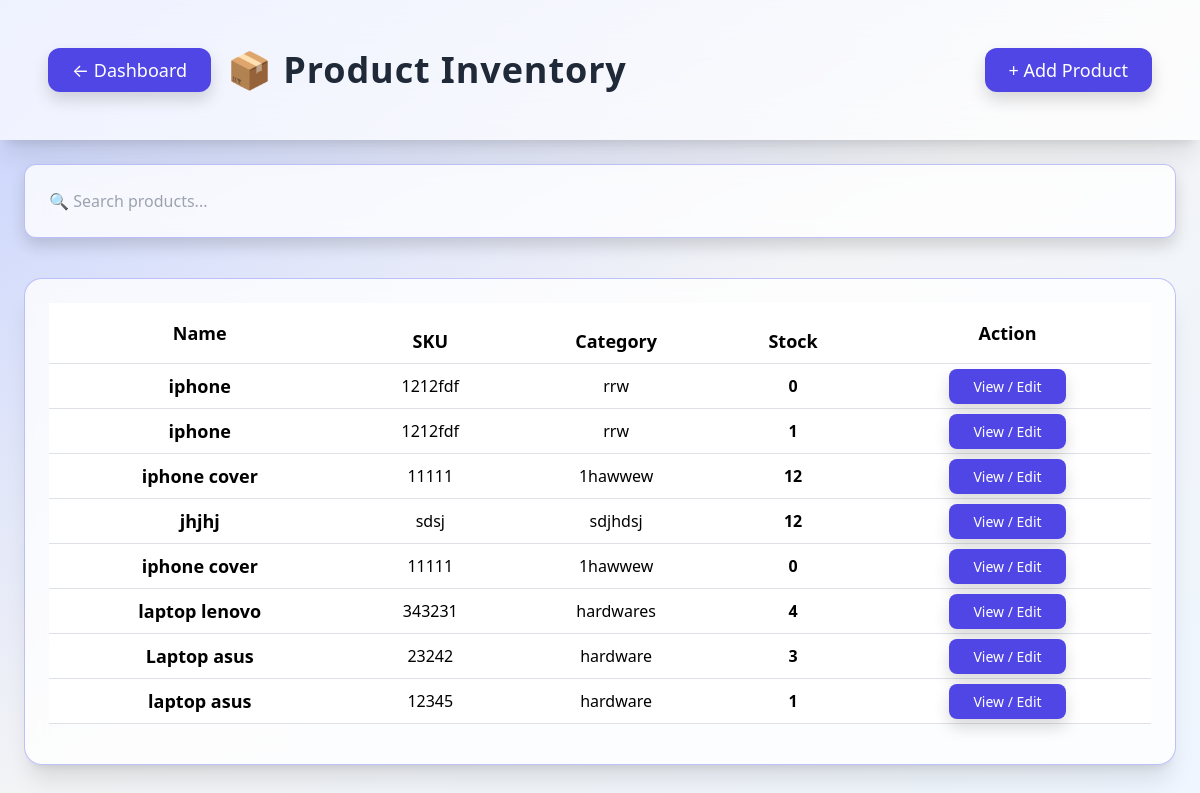
Screenshot of /products/ (signed in) with the database file from the repository.
### products/models.py (models this page shows, shortened)
class Product(models.Model):
    name = models.CharField(max_length=200)
    sku = models.CharField(max_length=100)
    category = models.CharField(max_length=100)
    unit = models.CharField(max_length=50)
    stock = models.IntegerField()
    description = models.TextField(blank=True, null=True)
    reorder_level = models.IntegerField(default=0)

### products/views.py (the view)
# urls.py: path('', views.product_list, name='product_list'),
def product_list(request):
    products = Product.objects.all()
    return render(request, 'products/product_list.html', {'products': products})

### templates/products/product_list.html (shortened to what this page needs)
<!DOCTYPE html>
<html lang="en">
<head>
    <script src="https://cdn.tailwindcss.com"></script>
    <link href="https://cdn.jsdelivr.net/npm/bootstrap@5.3.2/dist/css/bootstrap.min.css" rel="stylesheet">
</head>
<body class="bg-gradient-to-br from-indigo-200 via-gray-100 to-blue-50 min-h-screen">
    <div class="backdrop-blur-xl bg-white/70 shadow-xl p-5 flex justify-between items-center slide-up">
        <div class="flex items-center">
            {% if request.user.is_authenticated %}
            <a href="{% url 'dashboard' %}" class="btn-neon px-6 py-2 bg-indigo-600 text-white rounded-xl shadow hover:bg-indigo-700 transition text-lg mr-4">← Dashboard</a>
            {% else %}
            <a href="{% url 'login' %}?next={% url 'dashboard' %}" class="btn-neon px-6 py-2 bg-indigo-600 text-white rounded-xl shadow hover:bg-indigo-700 transition text-lg mr-4">← Dashboard</a>
            {% endif %}
            <h1 class="text-4xl font-extrabold text-gray-800 tracking-wide">
                📦 Product Inventory
            </h1>
        </div>
        <a href="{% url 'products:product_add' %}"
            class="btn-neon px-6 py-2 bg-indigo-600 text-white rounded-xl shadow hover:bg-indigo-700 transition text-lg">
            + Add Product
        </a>
    </div>
    <div class="max-w-6xl mx-auto mt-6 slide-up">
        <input id="searchInput" type="text" placeholder="🔍 Search products..."
            class="w-full p-4 rounded-xl neon-card shadow focus:outline-none">
    </div>
    <div class="max-w-6xl mx-auto mt-10 neon-card shadow-xl p-6 slide-up overflow-x-auto">
        <table class="table table-hover align-middle text-center text-gray-800 rounded-xl" id="productTable">
            <thead class="bg-indigo-700 text-white text-lg">
                <tr>
                    <th class="py-3">Name</th>
                    <th>SKU</th>
                    <th>Category</th>
                    <th>Stock</th>
                    <th class="py-3">Action</th>
                </tr>
            </thead>
            <tbody>
                {% for p in products %}
                <tr class="row-animate bg-white/60 rounded-xl">
                    <td class="font-semibold text-lg">{{ p.name }}</td>
                    <td>{{ p.sku }}</td>
                    <td>{{ p.category }}</td>
                    <td class="font-bold text-indigo-700">{{ p.stock }}</td>
                    <td>
                        <a href="{% url 'products:product_detail' p.id %}"
                            class="px-4 py-2 bg-indigo-600 text-white rounded-lg shadow hover:bg-indigo-700 hover:shadow-lg transition text-sm">
                            View / Edit
                        </a>
                    </td>
                </tr>
                {% endfor %}
            </tbody>
        </table>
    </div>
</body>
</html>

### templates/products/product_list.html (style rules this page uses)
body { animation: fadeIn 0.8s ease-in-out; }
.slide-up { animation: slideUp 0.7s cubic-bezier(.17, .67, .83, .67); }
.neon-card { border-radius: 18px; background: rgba(255, 255, 255, 0.78); backdrop-filter: blur(10px); border: 1px solid rgba(99, 102, 241, 0.4); box-shadow: 0 0 25px rgba(99, 102, 241, 0.3); }
.row-animate { transition: 0.25s ease; }

### rows the page displays
Product: name "iphone", sku "1212fdf", category "rrw", stock "0"
Product: name "iphone", sku "1212fdf", category "rrw", stock "1"
Product: name "iphone cover", sku "11111", category "1hawwew", stock "12"
Product: name "jhjhj", sku "sdsj", category "sdjhdsj", stock "12"
Product: name "iphone cover", sku "11111", category "1hawwew", stock "0"
Product: name "laptop lenovo", sku "343231", category "hardwares", stock "4"
Product: name "Laptop asus", sku "23242", category "hardware", stock "3"
Product: name "laptop asus", sku "12345", category "hardware", stock "1"
